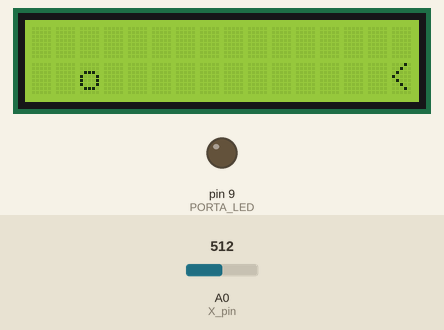
Simulated run of this sketch. Board: Arduino Uno, built with avr-gcc and run on an emulated ATmega328P. On the bench: 16×2 character LCD, output pins drawn as LEDs (lit = HIGH). The test bench sets the inputs (shaded band); at power-on: A0 (X_pin) = 512. What the sketch prints to the serial monitor is not drawn.

Above: at 1.2 s.
1.3 s: A0 (X_pin) set to 0
At 1.48 s:
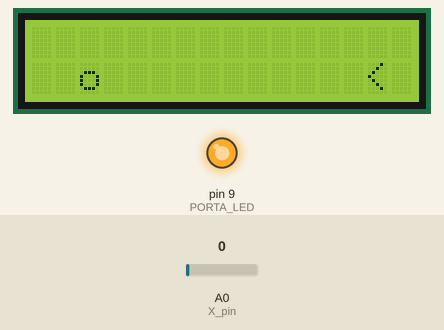
3.6 s: A0 (X_pin) set to 110
At 5.7 s:
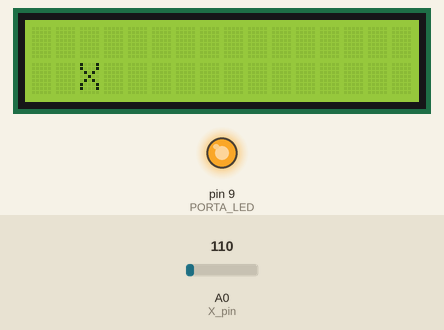
15.6 s: A0 (X_pin) set to 0
At 16.2 s:
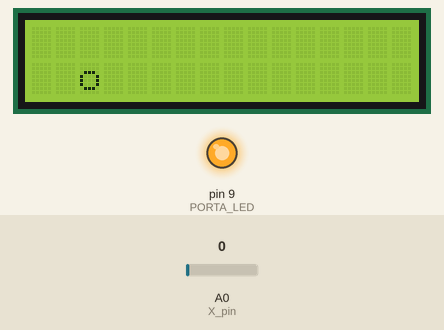
Timing chart, 0 to 18.6 s (numbered marks = the images above; inputs shaded):
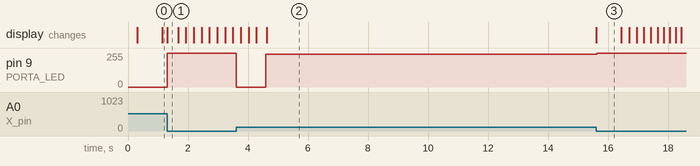

The sketch:

dinosaur_pixel.ino
```cpp
#include <LiquidCrystal.h> // Adiciona a biblioteca "LiquidCrystal" ao projeto

LiquidCrystal lcd(12, 13, 7, 6, 5, 4); // Pinagem do LCD

int PORTA_LED = 9;


const int SW_pin = 2; // digital pin connected to SW
const int X_pin = 0; // analog pin connected to VRx
const int Y_pin = 1; // analog pin connected to VRy

//player
int playerX = 2;
int playerY = 1;

//analog
bool analog_upped = false;

//obstacles
int obstacleX[] = {18, 24};

//timer
long timer = 0;
long jumpTimer = 0;
int mainTimer = 300;

bool jump = false;

bool gameover = false;

//the count of game points
int score = 0;


void setup() {
  //led and bip
  pinMode(PORTA_LED, OUTPUT);

  //analogico
  pinMode(X_pin, INPUT);

  //lcd
  lcd.begin(16, 2); // Inicia o lcd de 16x2

  //serial send info
  Serial.begin(9600);
  Serial.write('S');
}

void loop() {
  //Serial.print(jump == true);
  //digitalWrite(PORTA_LED, HIGH);

  //!analogRead(X_pin) - return HIGH when the joystick is up
  digitalWrite(PORTA_LED, !analogRead(X_pin));

  if(!analogRead(X_pin) == HIGH) {
    if(analog_upped == false) {
      analog_upped = true;
      if(gameover == true) { //reset game
        playerY = 1;
        obstacleX[0] = 18;
        obstacleX[1] = 24;
        gameover = false;
        Serial.write('S');
      } else {
        if(jump == false) {
          playerY = 0;
          jump = true;
          lcd.clear();
          updateDraw();
        }
      }
    }
  } else {
    analog_upped = false;
  }

  //collision
  if(jump == false && playerX == obstacleX[0] + 1 && playerY == 1 || jump == false && playerX == obstacleX[1] + 1 && playerY == 1) {
    digitalWrite(PORTA_LED, HIGH);
    lcd.clear();
    drawText(playerX, playerY, 'X');
    gameover = true;
    //Serial.write('s');

    score = 0;
    mainTimer = 300;
  }

  if(gameover == false) {
    //jumpping
    unsigned long mil = millis();
    if(mil - jumpTimer > 600 && jump == true) {
      jumpTimer = mil;

      playerY = 1;
      jump = false;
      lcd.clear();
      updateDraw();


      score += 1;
    }

    if(mil - timer > mainTimer){
      if(score % 10 == 0 && mainTimer > 100) { //most fast
        mainTimer -= 10;
      }

      timer = mil;

      //limpa lcd
      lcd.clear();

      updateDraw();

      //obstacle pos
      obstacleX[0]--;
      if(obstacleX[0] < 0) {
        obstacleX[0] = 17;
      }

      obstacleX[1]--;
      if(obstacleX[1] < 0) {
        obstacleX[1] = 23;
      }
    }
  }
}

void drawText(int x, int y, char text) {
  lcd.setCursor(x, y);
  lcd.print(text);
}

void updateDraw() {
  //player
  drawText(playerX, playerY, 'o');
  //obstacles
  drawText(obstacleX[0], 1, '<');
  drawText(obstacleX[1], 1, '<');
  //delay(200);

}
```

Measured:
- after the input at 1.3 s, pin 9 (PORTA_LED): 0/255 → 255/255 at once
- after the input at 3.6 s, pin 9 (PORTA_LED): 255/255 → 0/255 at once, → 245/255 0.99 s later
- after the input at 15.6 s, pin 9 (PORTA_LED): 245/255 → 255/255 at once; the display: changes at once (image 3)
- what the display in image 3 shows lasts 0.8 s, from 15.6 s to 16.4 s
